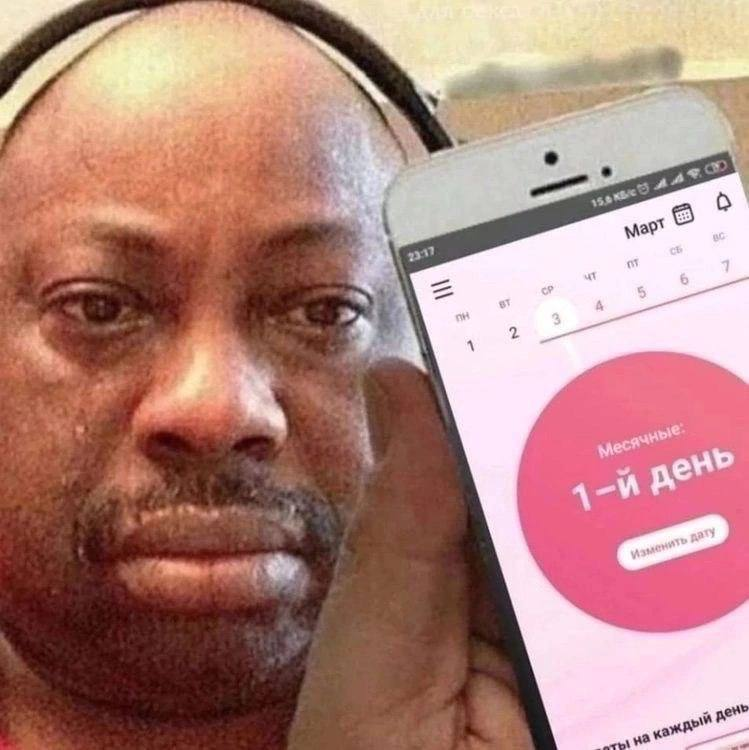
#> input picture ClusteringModel/Data/2023-04-18 18.24.19.jpg, 749 x 750 px
$ jupyter execute --allow-errors ClusteringModel.ipynb
#> lines starting #> are read from the running program, lines starting #| are printed output that depends on the picture; long printed decimals are rounded
[cell 1]
import matplotlib.pyplot as plt
import cv2
import skimage
import numpy as np
import pandas as pd

from sklearn.cluster import KMeans, DBSCAN, AgglomerativeClustering

from skimage.metrics import structural_similarity as ssim

plt.rcParams.update({'font.size': 12})

## Отображение картинки

[cell 2]
def draw_picture(image, title, bgr=False):
    b, g, r = cv2.split(image) # по умолчанию cv2 почему-то отдает цвета в порядке BGR вместо RGB
    new_image = cv2.merge([r, g, b])
    plt.figure(figsize=(7, 5))
    plt.axis('off')
    plt.imshow(new_image)
    plt.title(title)
    plt.show()

## Загрузка изображения

[cell 3]
img = cv2.imread('./Data/2023-04-18 18.24.19.jpg')
#> img is the input picture: shape (750, 749, 3); mean B, G, R 123.1, 130.6, 177.3
draw_picture(img, 'Default image')
#> in draw_picture, `b, g, r = cv2.split(image)`:
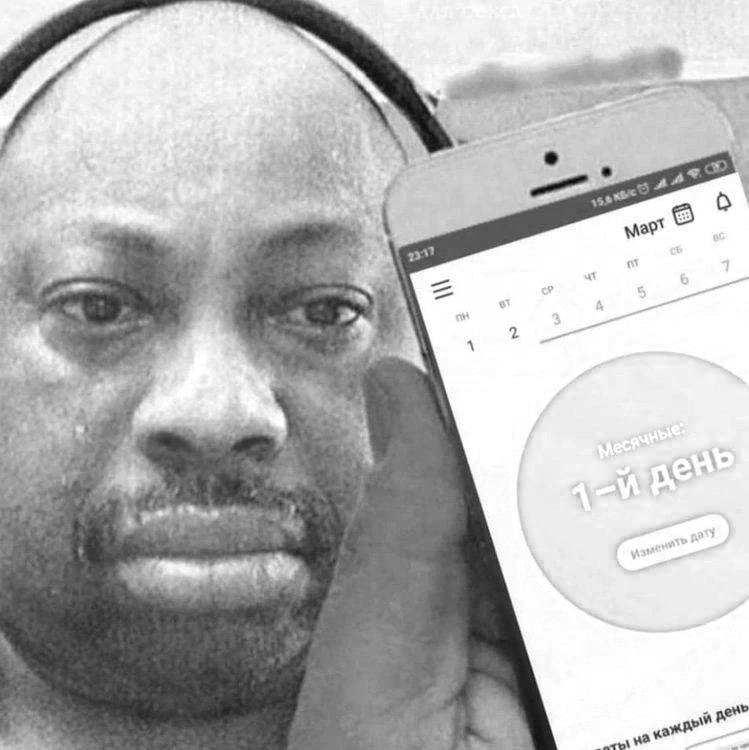
#> r: shape (750, 749); min 1, max 255, mean 177.3

## 1. К-means

[cell 4]
clusters_inertia = []
clusters = [2, 5, 10, 20]

img_reshape = img.reshape(-1, 3)
for cluster in clusters:
    kmeans = KMeans(n_clusters=cluster).fit(img_reshape)
    clusters_inertia.append(kmeans.inertia_)
#> after the loop, clusters_inertia = [2.41e+09, 579125238.4, 273011713.8, 125064474.6]

[cell 5]
plt.figure(figsize=(10, 8))
plt.plot(clusters, clusters_inertia)
plt.title('График зависимости инерции от количества кластеров')
plt.xlabel('Количество кластерова')
plt.ylabel('Инерция')
plt.show()
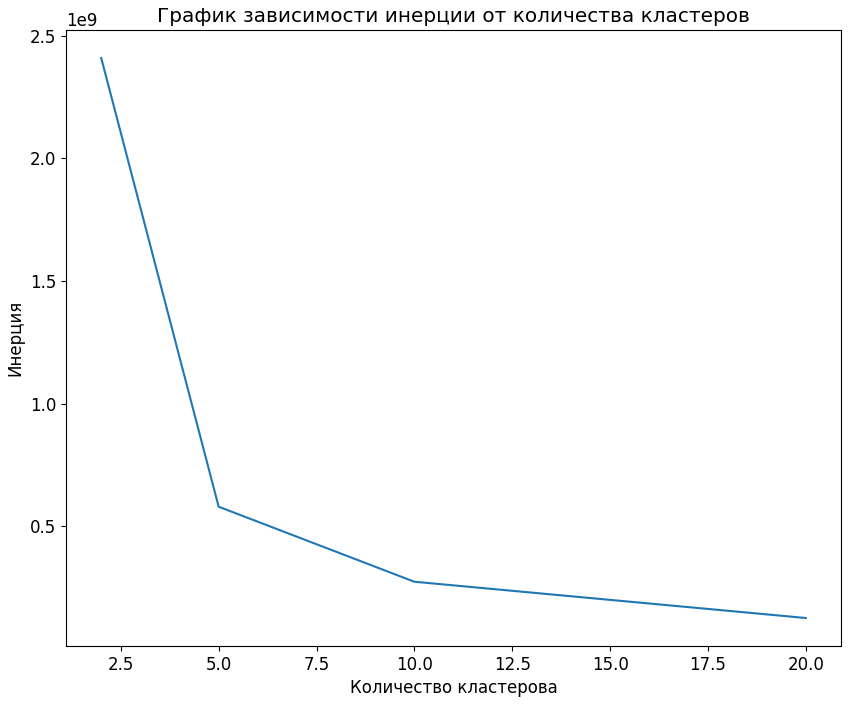
#> figure drawn by matplotlib, 1 panel

> Из этого графика мы можем увидеть, что оптимальное число кластеров = 10.

[cell 6]
kmeans = KMeans(n_clusters=10).fit(img_reshape)

centers = kmeans.cluster_centers_
#> centers = [[72.21, 89.14, 140.1], [177.9, 217.8, 239], [137.6, 104.3, 234.6], [22.61, 28.61, 71.3], [135.8, 158.3, 205.2], [51.04, 63.18, 109.8], [235, 218.4, 249.8], [95.77, 119.4, 188.9], [192.1, 193.4, 201], [250.2, 236.5, 253.5]]
labels = kmeans.labels_

segmented_image = centers[labels]
segmented_image = np.array(segmented_image.reshape(img.shape), np.uint8)
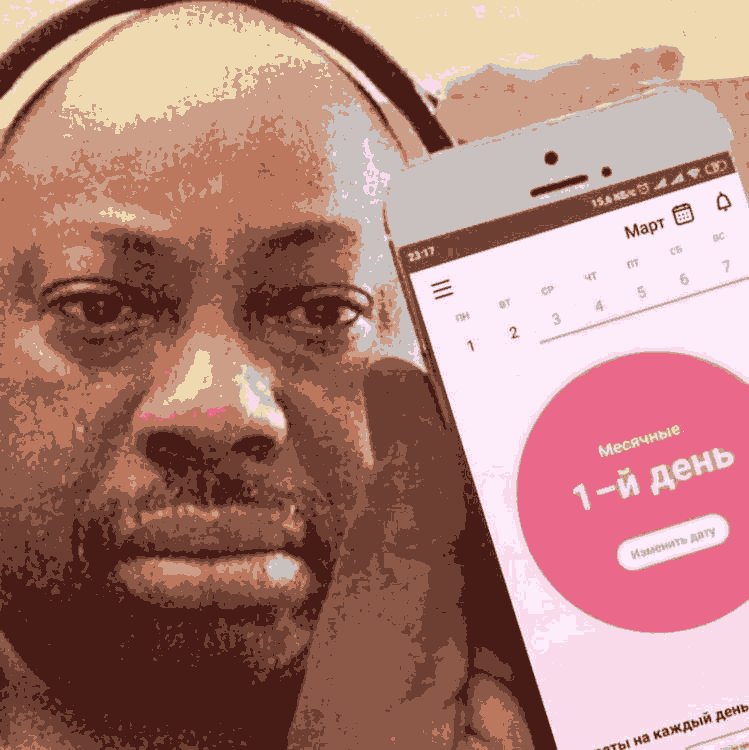
#> segmented_image: shape (750, 749, 3); mean B, G, R 122.6, 130.2, 176.6

### Метрика SSIM

[cell 7]
kmeans_ssim = ssim(img, segmented_image, win_size=3)
#> kmeans_ssim = 0.891
print(ssim(img, segmented_image, win_size=3))
#| 0.8912

### 1.2 Отрисовка картинки

[cell 8]
draw_picture(segmented_image, 'kameans_img')
#> call 2 of draw_picture, with title = 'kameans_img', bgr = False
#> in draw_picture (call 2), `b, g, r = cv2.split(image)`:
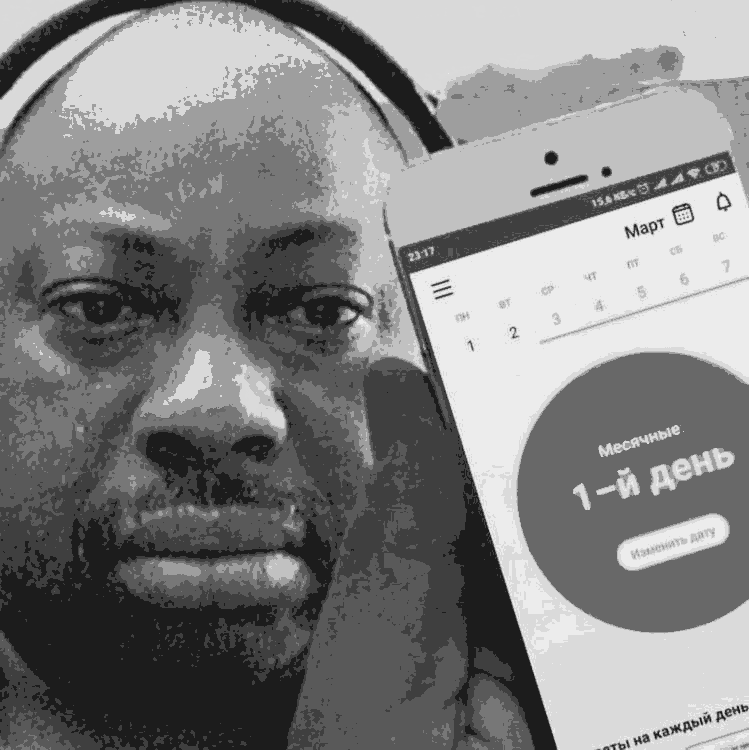
#> g: shape (750, 749); min 28, max 236, mean 130.2

> Как мы видим некоторые цвета "обобщились" в один.

## 2. DBSCAN

[cell 9]
img_reshaped = img.reshape(-1, 3)

db_scan = DBSCAN(eps=1, min_samples=3).fit(img_reshaped)
img_segmented = img_reshaped[db_scan.labels_]
img_segmented = img_segmented.reshape(img.shape)
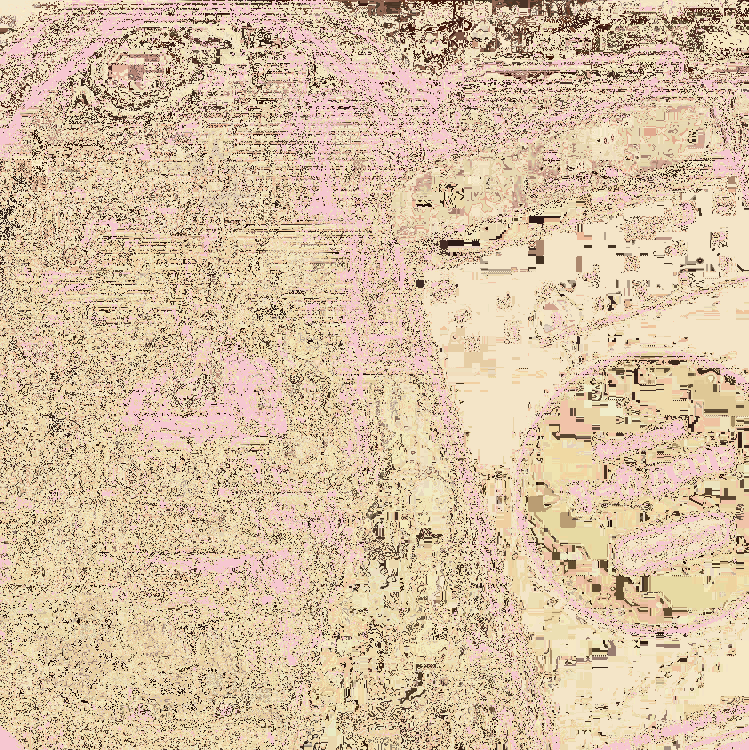
#> img_segmented: shape (750, 749, 3); mean B, G, R 163.3, 192.3, 215.4

### Метрика SSIM

[cell 10]
dbscan_ssim = ssim(img, img_segmented, win_size=3)
#> dbscan_ssim = 0.27
print(ssim(img, img_segmented, win_size=3))
#| 0.2703

### 2.1 Отрисовка картинки

[cell 11]
draw_picture(img_segmented, 'DBSCAN_image')
#> call 3 of draw_picture, with title = 'DBSCAN_image', bgr = False
#> in draw_picture (call 3), `b, g, r = cv2.split(image)`:
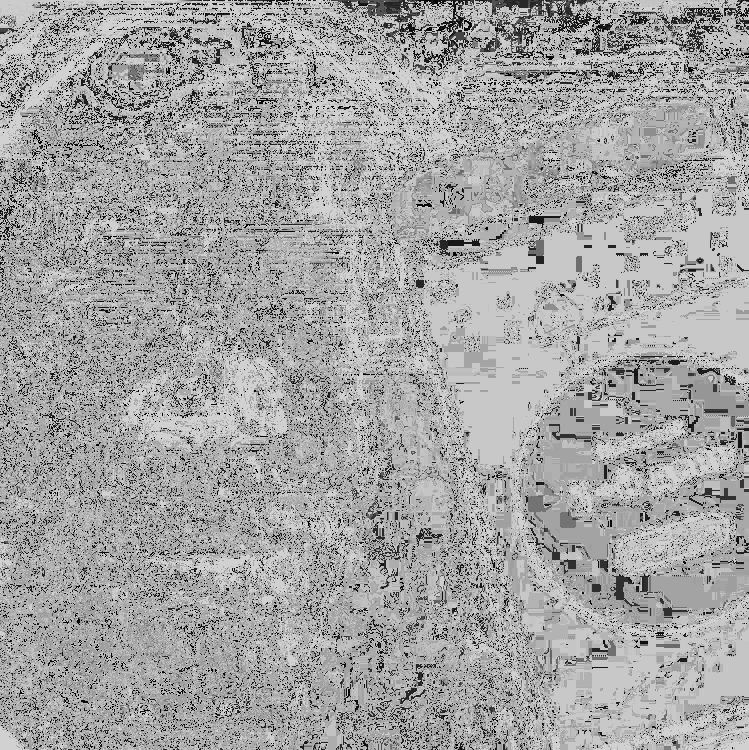
#> b: shape (750, 749); min 0, max 222, mean 163.3
#> in draw_picture (call 3), `b, g, r = cv2.split(image)`:
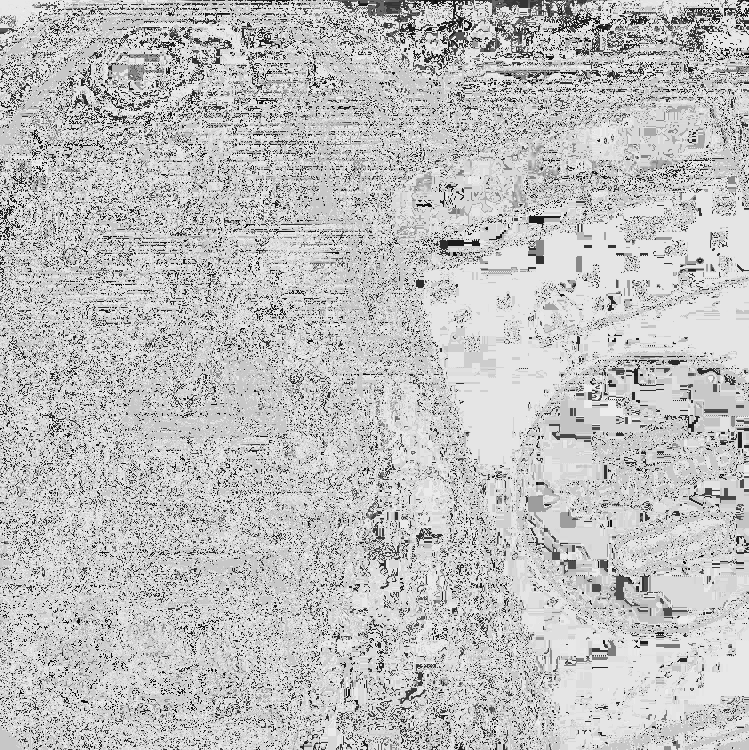
#> g: shape (750, 749); min 2, max 245, mean 192.3
#> in draw_picture (call 3), `b, g, r = cv2.split(image)`:
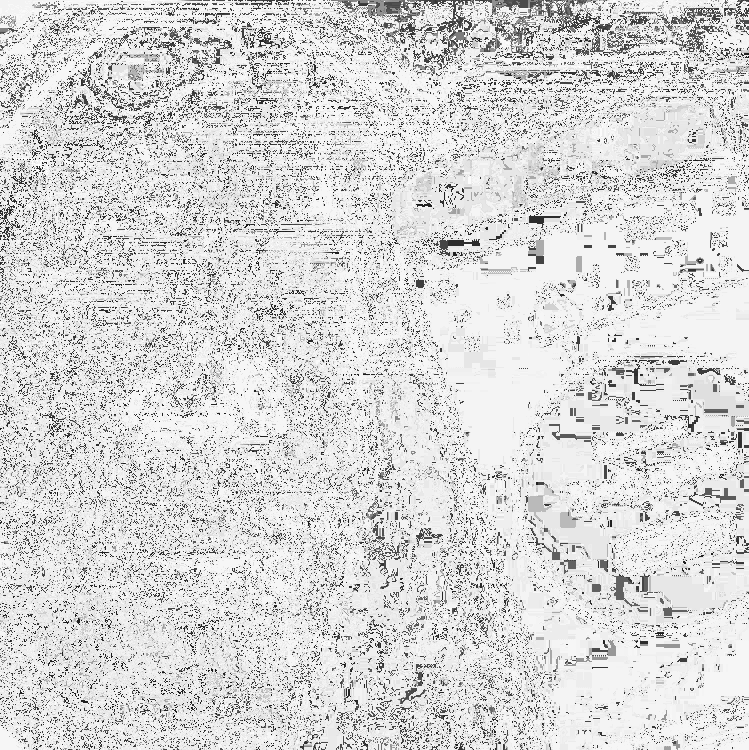
#> r: shape (750, 749); min 21, max 255, mean 215.4

> Из картинки можно понять, что алгоритм плохо справляется с задачей. Так как в нем нельзя задать определенное число кластеров, а подбирать параметр eps довольно сложно

## 3. AgglomerativeClustering

[cell 12]
img_resized = cv2.resize(img, (128, 128))
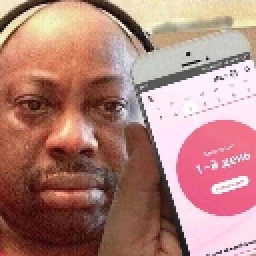
#> img_resized: shape (128, 128, 3) (shown 2 times larger); mean B, G, R 123, 130.5, 177.1
img_reshape = img_resized.reshape(-1, 3)
#> (the rest of this cell did not finish here and is left out)

#> (a cell that did not finish here is left out)

#> (a cell that did not finish here is left out)

### 3.1 Метрика SSIM

#> (a cell that did not finish here is left out)

### 3.2 Вывод изображения

[cell 16]
draw_picture(img_segmented, 'Agglomerative_Img')
